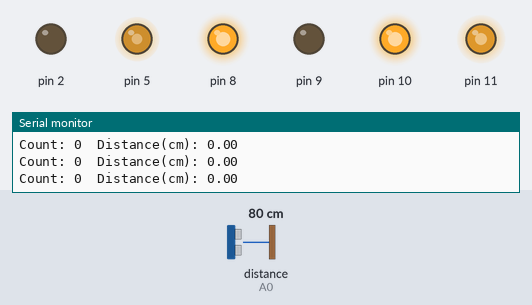
The sketch below on a simulated Arduino Uno, built with avr-gcc and run on an emulated ATmega328P. Shown: output pins drawn as LEDs (lit = HIGH), the last lines printed to the serial monitor. Wiring (inferred from the names in the program): ultrasonic range finder: trigger A1; echo A0. Dashed ring = blinking. Inputs (shaded band) come from the test bench; at power-on: distance to the obstacle (sensor on A0) 80 cm. Pins used as bus, display or sensor lines are not drawn.

Above: at 3.2 s.
3.3 s: distance to the obstacle (sensor on A0) set to 174 cm
At 7.9 s:
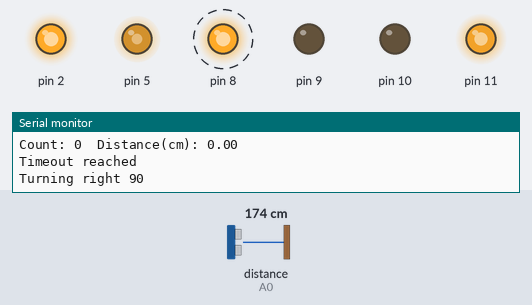
10.3 s: distance to the obstacle (sensor on A0) set to 184 cm
At 14.5 s:
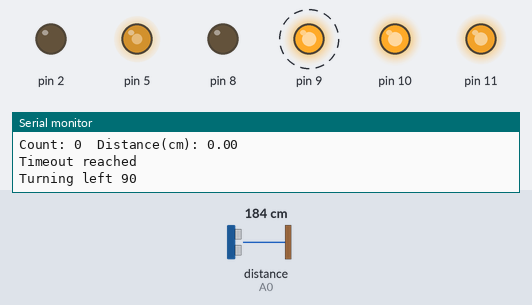
At 19.1 s:
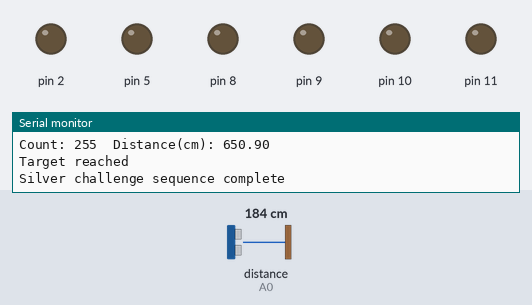
Timing chart, 0 to 20.6 s (numbered marks = the images above; inputs shaded):
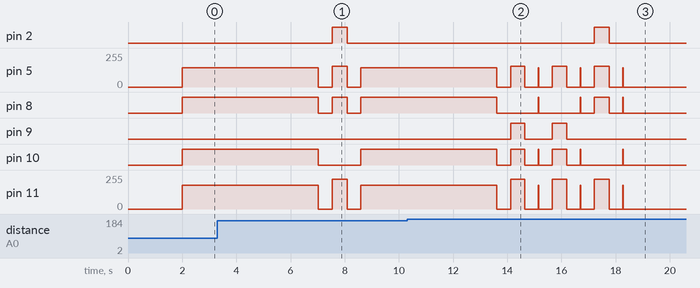

The sketch:

silver_challenge.ino
```cpp
#include <Arduino.h>
#include "driver.h"

// Motor driver
L293D driver(8, 9, 10, 2, 5, 11);

// Encoder pins
const int ENC_DATA_PIN  = A0;
const int ENC_CLOCK_PIN = A4;
const int ENC_LATCH_PIN = A3;
const int ENC_RESET_PIN = A1;

// Wheel constants
const float WHEEL_DIAMETER_CM = 6.5;
const int PULSES_PER_REV = 8;
const float WHEEL_CIRCUMFERENCE_CM = 3.1416 * WHEEL_DIAMETER_CM;
const float DISTANCE_PER_PULSE_CM = WHEEL_CIRCUMFERENCE_CM / PULSES_PER_REV;

// Calibration values
float stopOffsetCm = 2.5;
int rightTurn90Time = 550;
int leftTurn90Time  = 530;

bool ranTest = false;

void encoderBegin() {
  pinMode(ENC_DATA_PIN, INPUT);
  pinMode(ENC_CLOCK_PIN, OUTPUT);
  pinMode(ENC_LATCH_PIN, OUTPUT);
  pinMode(ENC_RESET_PIN, OUTPUT);

  digitalWrite(ENC_CLOCK_PIN, LOW);
  digitalWrite(ENC_LATCH_PIN, LOW);
  digitalWrite(ENC_RESET_PIN, LOW);
}

void resetCounter() {
  digitalWrite(ENC_RESET_PIN, HIGH);
  delayMicroseconds(20);
  digitalWrite(ENC_RESET_PIN, LOW);
}

byte readCounter() {
  digitalWrite(ENC_LATCH_PIN, HIGH);
  delayMicroseconds(20);
  digitalWrite(ENC_LATCH_PIN, LOW);
  delayMicroseconds(5);

  return shiftIn(ENC_DATA_PIN, ENC_CLOCK_PIN, MSBFIRST);
}

float countToDistanceCm(byte count) {
  return count * DISTANCE_PER_PULSE_CM;
}

int distanceToCount(float targetDistanceCm) {
  float correctedDistance = targetDistanceCm - stopOffsetCm;
  if (correctedDistance < 0.0) correctedDistance = 0.0;
  return (int)(correctedDistance / DISTANCE_PER_PULSE_CM + 0.5);
}

void stopBuggy() {
  driver.brake();
}

void moveForwardDistance(float targetDistanceCm, uint8_t speedValue) {
  int targetCount = distanceToCount(targetDistanceCm);
  unsigned long startTime = millis();

  resetCounter();
  driver.forward(speedValue);

  while (true) {
    byte count = readCounter();
    float distanceCm = countToDistanceCm(count);

    Serial.print("Count: ");
    Serial.print(count);
    Serial.print("  Distance(cm): ");
    Serial.println(distanceCm);

    if (count >= targetCount) {
      stopBuggy();
      Serial.println("Target reached");
      break;
    }

    if (millis() - startTime > 5000) {
      stopBuggy();
      Serial.println("Timeout reached");
      break;
    }

    delay(10);
  }
}

void turnRight90() {
  Serial.println("Turning right 90");
  driver.setLspeed(1.0);
  driver.setRspeed(-1.0);
  delay(rightTurn90Time);
  stopBuggy();
}

void turnLeft90() {
  Serial.println("Turning left 90");
  driver.setLspeed(-1.0);
  driver.setRspeed(1.0);
  delay(leftTurn90Time);
  stopBuggy();
}

void runSilverChallenge() {
  moveForwardDistance(30.0, 180);
  delay(500);

  turnRight90();
  delay(500);

  moveForwardDistance(30.0, 180);
  delay(500);

  turnLeft90();
  delay(500);

  moveForwardDistance(30.0, 180);
  delay(500);

  turnLeft90();
  delay(500);

  moveForwardDistance(30.0, 180);
  delay(500);

  turnRight90();
  delay(500);

  moveForwardDistance(30.0, 180);
  delay(500);


  Serial.println("Silver challenge sequence complete");
}

void setup() {
  Serial.begin(9600);

  driver.begin();
  encoderBegin();
  resetCounter();

  Serial.println("Silver Challenge test starting");
  Serial.print("Distance per pulse (cm): ");
  Serial.println(DISTANCE_PER_PULSE_CM);

  delay(2000);
}

void loop() {
  if (!ranTest) {
    ranTest = true;
    runSilverChallenge();
  }
}
```

TCRT5000.cpp
```cpp
// TCRT5000.cpp
#include "TCRT5000.h"
```

TCRT5000.h
```cpp
// TCRT5000.h
#pragma once
#include <Arduino.h>

class TCRT5000 {
    uint8_t pin_;

public:
    explicit TCRT5000(uint8_t pin) : pin_(pin) {
        pinMode(pin_, INPUT);
    }

    bool dark() const {
        return digitalRead(pin_) == HIGH;
    }

    bool bright() const {
        return !dark();
    }

};
```

driver.cpp
```cpp
#include "driver.h"
#include <Arduino.h>

  L293D::L293D(uint8_t a1, uint8_t a2, uint8_t a3, uint8_t a4, uint8_t EN12, uint8_t EN34)
  : A1_(a1), A2_(a2), A3_(a3), A4_(a4), EN12_(EN12), EN34_(EN34) {
    //empty
  }

  void L293D::begin(){
    pinMode(A1_, OUTPUT);
    pinMode(A2_, OUTPUT);
    pinMode(A3_, OUTPUT);
    pinMode(A4_, OUTPUT);
    pinMode(EN12_, OUTPUT);
    pinMode(EN34_, OUTPUT);
  }

  void L293D::norm(){
    leftSpeed(255);
    rightSpeed(255);
    rightForward();
    leftForward();
  }

  void L293D::right_norm(){
    rightSpeed(245);
    rightForward();
  }

  void L293D::left_norm(){
    leftSpeed(185);
    leftForward();
  }
    void L293D::norm_offset(float s){
    leftSpeed(200*abs(s));
    rightSpeed(200*abs(s));
    if (s>0){
    rightForward();
    leftForward();
    }
    else if (s<0){
    rightBackward();
    leftBackward();
    }
  }

  void L293D::setspeed(float s){
    norm_offset(s);
  }


  void L293D::setLspeed(float s){
    leftSpeed(155*abs(s));
    if (s>0){
    leftForward();
    }
    else if (s<0){
    leftBackward();
    }
  }

  void L293D::setRspeed(float s){
    rightSpeed(225*abs(s));
    if (s>0){
    rightForward();
    }
    else if (s<0){
    rightBackward();
    }
  }
  void L293D::forward(){
    leftForward();
    rightForward();
  }

  // void L293D::forward(uint8_t s){
  //   speed(s, s);
  //   leftForward();
  //   rightForward();
  // }

  void L293D::forward(uint8_t s){
    speed(s);
    leftForward();
    rightForward();
  }

  void L293D::backward(){
    leftBackward();
    rightBackward();
  }

  // void L293D::backward(uint8_t s){
  //   speed(s);
  //   leftBackward();
  //   rightBackward();
  // }

  void L293D::backward(uint8_t s){
    speed(s);
    leftBackward();
    rightBackward();
  }

  void L293D::brake(){
    leftBrake();
    rightBrake();
  }

  void L293D::coast(){
    leftCoast();
    rightCoast();
  }

  void L293D::speed(uint8_t s){
    leftSpeed(0.8*s);
    rightSpeed(s);
  }

  void L293D::leftSpeed(uint8_t s){
    //Use analogWrite() to give Pulse-width modulation
    analogWrite(EN12_, s);
    leftSpeed_ = s;
  }

  void L293D::rightSpeed(uint8_t s){
    //Use analogWrite() to give Pulse-width modulation
    analogWrite(EN34_, s);
    rightSpeed_ = s;
  }

  void L293D::leftCoast(){
    //1. Set speed to 0: turns off PWM on the enable pin
    leftSpeed(0);
    //2. Set digital pins to actual coasting state
    writeLeft(LOW, LOW);
  }

  void L293D::rightCoast(){
    //1. Set speed to 0: turns off PWM on the enable pin
    rightSpeed(0);
    //2. Set digital pins to actual coasting state
    writeRight(LOW, LOW);
  }

  void L293D::leftBrake(){
    //1. Set PWM to 100% duty cycle to give max braking (this isn't very elegent but probably grand)
    leftSpeed(255);
    //2. Set to brake mode
    writeLeft(HIGH,HIGH);
    leftCoast();
    //3. Wait before setting speed to 0
    //delay(deadtime);
    //leftCoast();
  }

  void L293D::rightBrake(){
    //1. Set PWM to 100% duty cycle to give max braking (this isn't very elegent but probably grand)
    rightSpeed(255);
    //2. Set to brake mode
    writeRight(HIGH, HIGH);
    rightCoast();
    //3. Wait before setting speed to 0
    //delay(deadtime);
    //rightCoast();
  }

  void L293D::leftForward(){
    //1.Disable motor to avoid shoot-through
    //leftCoast();
    //delay(L293D_DEADTIME);
    //2. Set new direction
    writeLeft(HIGH, LOW);//NOTE: this may need changing depending on orientation of motor
    //3. Reset speed
    //leftSpeed(leftSpeed_);
  }

  void L293D::rightForward(){
    //1.Disable motor to avoid shoot-through
    //rightCoast();
    //delay(L293D_DEADTIME);
    //2. Set new direction
    writeRight(HIGH, LOW);//NOTE: this may need changing depending on orientation of motor
    //3. Reset speed
    //rightSpeed(rightSpeed_);
  }

  void L293D::leftBackward(){
    //1.Disable motor to avoid shoot-through
    //leftCoast();
    //delay(L293D_DEADTIME);
    //2. Set new direction
    writeLeft(LOW, HIGH);//NOTE: this may need changing depending on orientation of motor
    //3. Reset speed
    leftSpeed(leftSpeed_);
  }

  void L293D::rightBackward(){
    //1.Disable motor to avoid shoot-through
    //rightCoast();
    //delay(L293D_DEADTIME);
    //2. Set new direction
    writeRight(LOW, HIGH);//NOTE: this may need changing depending on orientation of motor
    //3. Reset speed
    rightSpeed(rightSpeed_);
  }

/************PRIVATE METHODS************/
  void L293D::writeLeft(bool a1, bool a2) const{
    digitalWrite(A1_, a1);
    digitalWrite(A2_, a2);
  }

  void L293D::writeRight(bool a3, bool a4) const{
    digitalWrite(A3_, a3);
    digitalWrite(A4_, a4);
  }
```

driver.h
```cpp
#pragma once
#include <Arduino.h>

#define L293D_BRAKE_TIME 1000 //default for how long to brake for before coasting
#define L293D_DEADTIME 50 //defines how long to wait before switching into forward/reverse in order to avoid shoot through

//only designed for two-motor set up.
//Assumes A1-A2 is left motor, A3-A4 is right
class L293D {
private:
  //digital control pins
  uint8_t A1_, A2_, A3_, A4_;
  //Enable pins must be PWM capable (e.g. 3, 5, 6, 9, 10, 11)
  uint8_t EN12_, EN34_;
  //tracks current duty cycle value 0-255
  uint8_t leftSpeed_, rightSpeed_;

public:
  //Assumes 1-2 are on the left side, 3-4 are on the right side
  L293D(uint8_t a1, uint8_t a2, uint8_t a3, uint8_t a4, uint8_t EN12, uint8_t EN34);
  void begin();//sets pinModes, use in setup()

  /*********************DUAL CONTROLS*********************/
  //higher level methods for controlling both motors
  void norm();
  void left_norm();
  void right_norm();
  void norm_offset(float s);
  void setspeed(float s);
  void atGUIspeed(float s);
  void setRspeed(float s);
  void setLspeed(float s);
  void forward();//keeps current speeds
  void forward(uint8_t speed);//brings both motors to one speed
  //void forward(uint8_t left, uint8_t right);//individual control over speeds

  void backward();
  void backward(uint8_t speed);
  void backward(uint8_t left, uint8_t right);

  void brake();//This relies on a HIGH enable pin (to drive the braking) so waits for deadtime before setting coast()
  void coast();
  void speed(uint8_t s);


  /*********************ONE-SIDED CONTROLS*********************/
  //For finer control over single motor

  //Sets the duty cycle for PWM.
  //Takes 0-255, 255 being 100% duty cycle (max speed)
  void leftSpeed(uint8_t speed);
  void rightSpeed(uint8_t speed);

  //sets left/right PWM to 0 and sets digital pins to LOW
  void leftCoast();
  void rightCoast();

  //sets left/right motors to brake.
  //This relies on a HIGH enable pin (to drive the braking) so waits for deadtime before setting coast()
  void leftBrake();
  void rightBrake();

  //sets left/right motors forward
  void leftForward();
  void rightForward();

  //sets left/right motors to reverse
  void leftBackward();
  void rightBackward();

private:
  /*********************INTERNAL*********************/
  //write a value to both digitial pins on one side
  void writeLeft(bool a1, bool a2) const;
  void writeRight(bool a3, bool a4) const;
};
```

driver.silver.cpp
```cpp
#include "driver.h"
#include <Arduino.h>

L293D::L293D(uint8_t a1, uint8_t a2, uint8_t a3, uint8_t a4, uint8_t EN12, uint8_t EN34)
  : A1_(a1), A2_(a2), A3_(a3), A4_(a4), EN12_(EN12), EN34_(EN34),
    leftSpeed_(0), rightSpeed_(0) {
}

void L293D::begin() {
  pinMode(A1_, OUTPUT);
  pinMode(A2_, OUTPUT);
  pinMode(A3_, OUTPUT);
  pinMode(A4_, OUTPUT);
  pinMode(EN12_, OUTPUT);
  pinMode(EN34_, OUTPUT);

  leftCoast();
  rightCoast();
}

/*********************DUAL CONTROLS*********************/

void L293D::norm() {
  leftSpeed(255);
  rightSpeed(255);
  leftForward();
  rightForward();
}

void L293D::right_norm() {
  rightSpeed(255);
  rightForward();
}

void L293D::left_norm() {
  leftSpeed(255);
  leftForward();
}

void L293D::norm_offset(float s) {
  uint8_t pwm = (uint8_t)(255 * abs(s));
  leftSpeed(pwm);
  rightSpeed(pwm);

  if (s > 0) {
    leftForward();
    rightForward();
  } else if (s < 0) {
    leftBackward();
    rightBackward();
  } else {
    leftCoast();
    rightCoast();
  }
}

void L293D::setspeed(float s) {
  norm_offset(s);
}

void L293D::setLspeed(float s) {
  uint8_t pwm = (uint8_t)(255 * abs(s));
  leftSpeed(pwm);

  if (s > 0) {
    leftForward();
  } else if (s < 0) {
    leftBackward();
  } else {
    leftCoast();
  }
}

void L293D::setRspeed(float s) {
  uint8_t pwm = (uint8_t)(255 * abs(s));
  rightSpeed(pwm);

  if (s > 0) {
    rightForward();
  } else if (s < 0) {
    rightBackward();
  } else {
    rightCoast();
  }
}

void L293D::forward() {
  leftForward();
  rightForward();
}

void L293D::forward(uint8_t s) {
  speed(s);
  leftForward();
  rightForward();
}

void L293D::backward() {
  leftBackward();
  rightBackward();
}

void L293D::backward(uint8_t s) {
  speed(s);
  leftBackward();
  rightBackward();
}

void L293D::brake() {
  leftBrake();
  rightBrake();
}

void L293D::coast() {
  leftCoast();
  rightCoast();
}

void L293D::speed(uint8_t s) {
  leftSpeed(s);
  rightSpeed(s);
}

/*********************ONE-SIDED CONTROLS*********************/

void L293D::leftSpeed(uint8_t s) {
  analogWrite(EN12_, s);
  leftSpeed_ = s;
}

void L293D::rightSpeed(uint8_t s) {
  analogWrite(EN34_, s);
  rightSpeed_ = s;
}

void L293D::leftCoast() {
  leftSpeed(0);
  writeLeft(LOW, LOW);
}

void L293D::rightCoast() {
  rightSpeed(0);
  writeRight(LOW, LOW);
}

void L293D::leftBrake() {
  leftSpeed(255);
  writeLeft(HIGH, HIGH);
  delay(50);
  leftCoast();
}

void L293D::rightBrake() {
  rightSpeed(255);
  writeRight(HIGH, HIGH);
  delay(50);
  rightCoast();
}

void L293D::leftForward() {
  writeLeft(HIGH, LOW);
}

void L293D::rightForward() {
  writeRight(HIGH, LOW);
}

void L293D::leftBackward() {
  writeLeft(LOW, HIGH);
}

void L293D::rightBackward() {
  writeRight(LOW, HIGH);
}

/*********************INTERNAL*********************/

void L293D::writeLeft(bool a1, bool a2) const {
  digitalWrite(A1_, a1);
  digitalWrite(A2_, a2);
}

void L293D::writeRight(bool a3, bool a4) const {
  digitalWrite(A3_, a3);
  digitalWrite(A4_, a4);
}
```

Measured:
- the behaviour switches between 178 and 179 cm on distance to the obstacle (sensor on A0) (found by bisection; images 1 and 2)
- after the input at 10.3 s, pin 9: LOW → HIGH after 5.4 s, → LOW 0.53 s later
- by itself, pin 5: repeats every 1.5 s: 155/255 0.53 s, 0/255 0.50 s, 144/255 0.01 s, 0/255 0.50 s, until it stays 0/255 from 18.3 s
- by itself, pin 11: repeats every 1.5 s: 225/255 0.53 s, 0/255 0.50 s, 180/255 0.01 s, 0/255 0.50 s, until it stays 0/255 from 18.3 s
